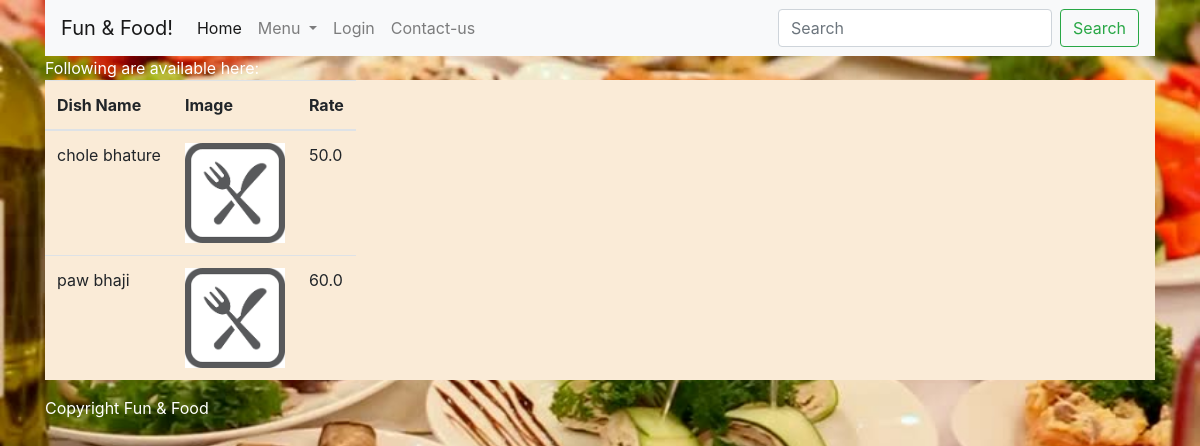
Before: /webpages/menu/indian with the older database file.
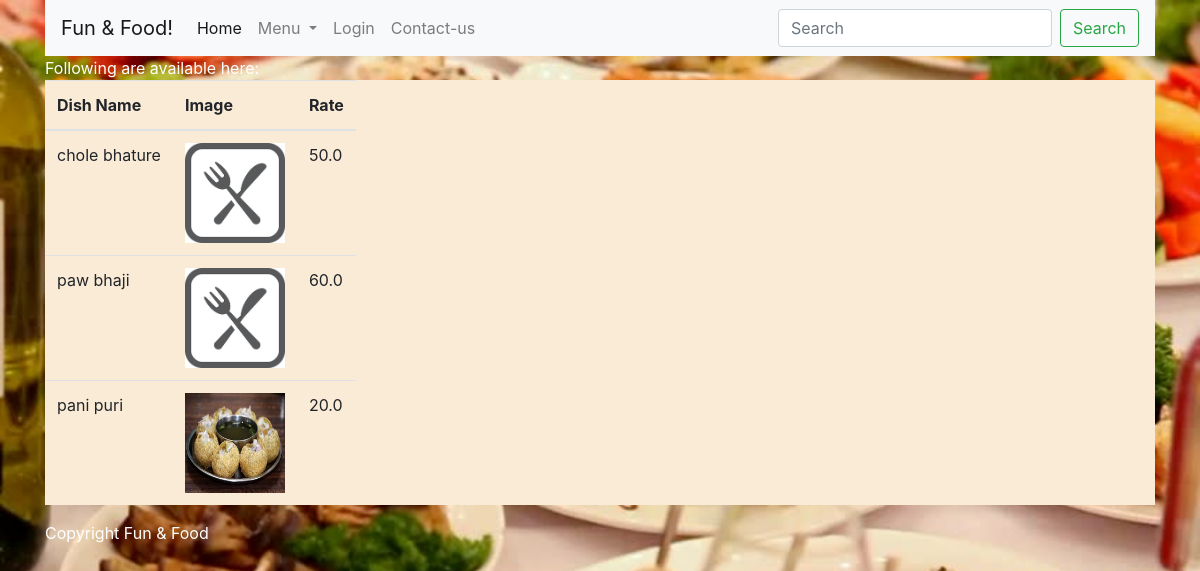
After: the same page with the newer database file.
### webpages/models.py (models this page shows)
class Dish(models.Model):
    name = models.CharField(max_length=50)
    rate = models.FloatField()
    isVeg = models.BooleanField(default=True)
    category = models.CharField(max_length=50)
    image = models.TextField(null = True)
    available_from = models.DateTimeField(default=datetime.datetime.now())
    is_available = models.BooleanField()

### webpages/views.py (the view, shortened to what this page needs)
# urls.py: url(r'menu/(?P<type>[a-zA-Z]+)', views.menu, name='menu'),
def menu(request, type):
    search = request.GET.get('search', None)
    if search is not None:
        menu = Dish.objects.filter(name__icontains = search)
    else:
        if type == "indian":
            menu = Dish.objects.filter(category="indian")
        elif type == "continental":
            menu = Dish.objects.exclude(category="indian")
        elif type == "chinese":
            menu = Dish.objects.filter(category="chinese")
        else:
            menu = []
    is_admin = check_admin(request)
    return render(request=request, template_name='menu.html', context={'menu_items': menu, 'admin_menu':is_admin})

### webpages/views.py (called while the page is built)
def check_admin(request):
    try:
        login_id = request.session['login_id']
        if login_id == '45565$78678#':
            return True
        else:
            return False
    except Exception as e:
        return False

### webpages/templates/menu.html
{% extends 'layout.html' %}
{% block content %}
Following are available here:<br>
<table class="table table-responsive" style="background: antiquewhite;">
    <thead>
        <th>
            Dish Name
        </th>
        <th>
            Image
        </th>
        <th>
            Rate
        </th>
        <tbody>
            {% for item in menu_items %}
            <tr>
                <td>{{ item.name }}</td>
                <td>
                    {% if not item.image %}
                    <img width="100px" height="100px" src="/static/images/default_dish.png"/>
                    {% else %}
                    <img width="100px" height="100px" src="/static/images/{{ item.image }}"/>
                    {% endif %}
                </td>
                <td>{{ item.rate }}</td>
            </tr>
            {% endfor %}
        </tbody>
    </thead>
</table>
{% endblock %}

Changed rows visible on the page:
added Dish: name "pani puri", image (picture), rate "20.0"
